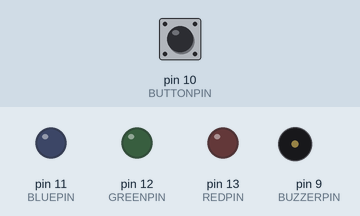
Simulated run of this sketch. Board: Arduino Uno, built with avr-gcc and run on an emulated ATmega328P. Shown: output pins drawn as LEDs (lit = HIGH), buzzer (waves = sounding). The inputs (shaded band) are chosen by the test bench; at power-on: pin 10 (BUTTONPIN) LOW. What the sketch prints to the serial monitor is not drawn.

Above: at 0.1 s.
At 15.65 s:
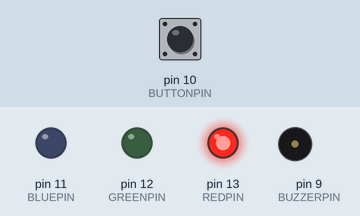
At 32.1 s:
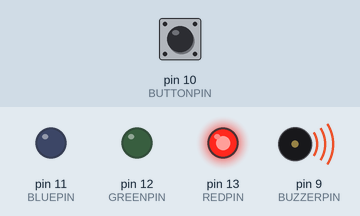
Timing chart, 0 to 33.6 s (numbered marks = the images above):
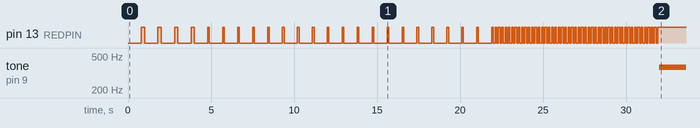

The sketch:

daBomb.ino
```cpp
// Da Bomb
const int BUTTONPIN = 10;
const int REDPIN = 13;
const int GREENPIN = 12;
const int BLUEPIN = 11;
const int BUZZERPIN = 9;

bool armed = false;
int count = 0;

const int PUSHED = 0;
const int NOTPUSHED = 1;


void setup() {
  // put your setup code here, to run once:
  pinMode(BUTTONPIN, INPUT);
  pinMode(REDPIN, OUTPUT);
  pinMode(BLUEPIN, OUTPUT);
  pinMode(GREENPIN, OUTPUT);
  // pinMode(BUZZERPIN, OUTPUT);
  Serial.begin(9600);
}

void loop() {
  // put your main code here, to run repeatedly:
  int buttonState;

  buttonState = digitalRead(BUTTONPIN);

  if (buttonState == NOTPUSHED && armed == false) {
    digitalWrite(GREENPIN, HIGH);
  }

  if (buttonState == PUSHED && armed == false) {
    armed = true;
  }
  if (armed) {
    count++;
    Serial.println(count);
    if (count >= 15) {
      digitalWrite(GREENPIN, LOW);
      digitalWrite(REDPIN, HIGH);
      tone(BUZZERPIN,370,2000);
    }
    else if (count >= 10 ) {
      digitalWrite(GREENPIN, LOW);
      for (int i = 0; i <= 9; i++) {
        delay(100);
        digitalWrite(REDPIN, HIGH);
        delay(100);
        digitalWrite(REDPIN, LOW);
      }
    } else if (count >= 5) {
      digitalWrite(GREENPIN, LOW);
      for (int i = 0; i <= 3; i++) {
        delay(800);
        digitalWrite(REDPIN, HIGH);
        delay(100);
        digitalWrite(REDPIN, LOW);
      }
    } else {
      digitalWrite(GREENPIN, LOW);
      delay(800);
      digitalWrite(REDPIN, HIGH);
      delay(200);
      digitalWrite(REDPIN, LOW);
    }

  }
}
```

Measured:
- by itself, pin 13 (REDPIN): goes 4 × (HIGH 0.20 s, LOW 0.80 s), 19 × (HIGH 0.10 s, LOW 0.80 s), 50 × (HIGH 0.10 s, LOW 0.10 s), then HIGH
- by itself, tone on pin 9 (BUZZERPIN): silent → 370 Hz at 32.0 s
